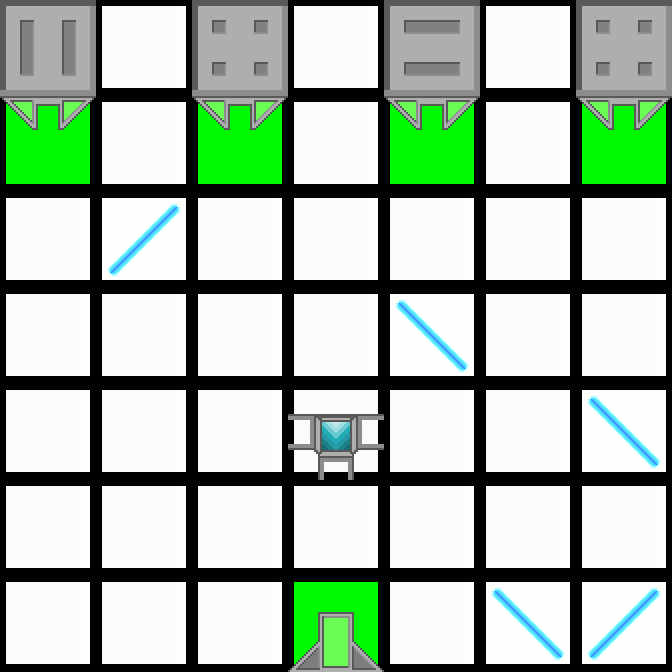

The image is a tile-based game level rendered from a .tmx file. Its description and complete source (layers, tilesets, objects, tile grids) follow:
An orthogonal 7x7 tile map with 96x96 px tiles, 2 tile layers (Colors, Tiles).

<map version="1.0" orientation="orthogonal" renderorder="right-down" width="7" height="7" tilewidth="96" tileheight="96">
 <properties>
  <property name="AvailableTiles" value="1, 2, 1, 1, 13, 14" />
 </properties>
 <tileset firstgid="1" source="../tiles.tsx" />
 <layer name="Colors" width="7" height="7">
  <data encoding="csv">
87,87,87,87,87,87,87,
82,87,82,87,82,87,82,
87,87,87,87,87,87,87,
87,87,87,87,87,87,87,
87,87,87,87,87,87,87,
87,87,87,87,87,87,87,
87,87,87,82,87,87,87
</data>
 </layer>
 <layer name="Tiles" width="7" height="7">
  <data encoding="csv">
18,1,17,1,19,1,17,
11,1,11,1,11,1,11,
1,2,1,1,1,1,1,
1,1,1,1,3,1,1,
1,1,1,15,1,1,3,
1,1,1,1,1,1,1,
1,1,1,5,1,3,2
</data>
 </layer>
</map>
